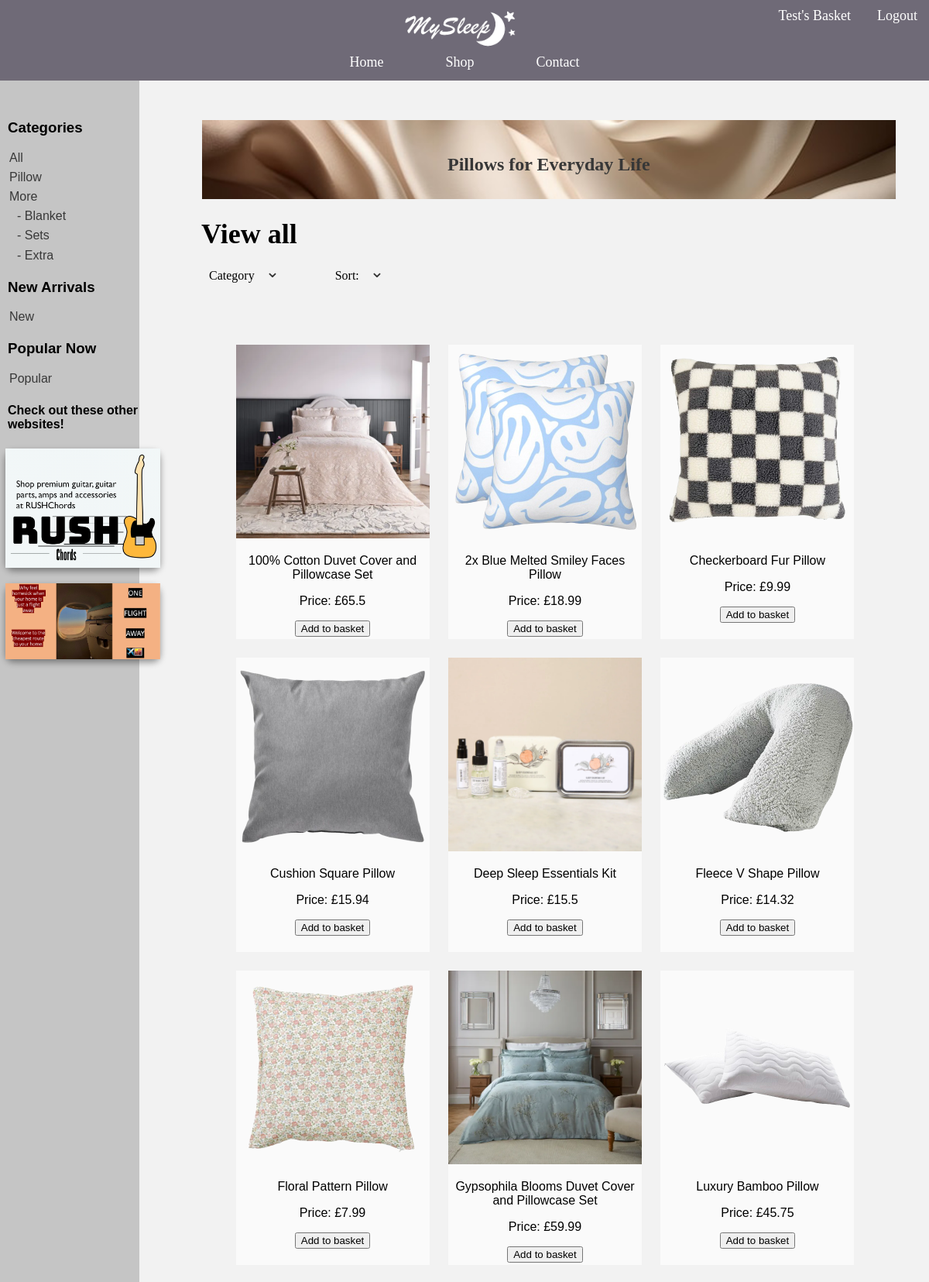
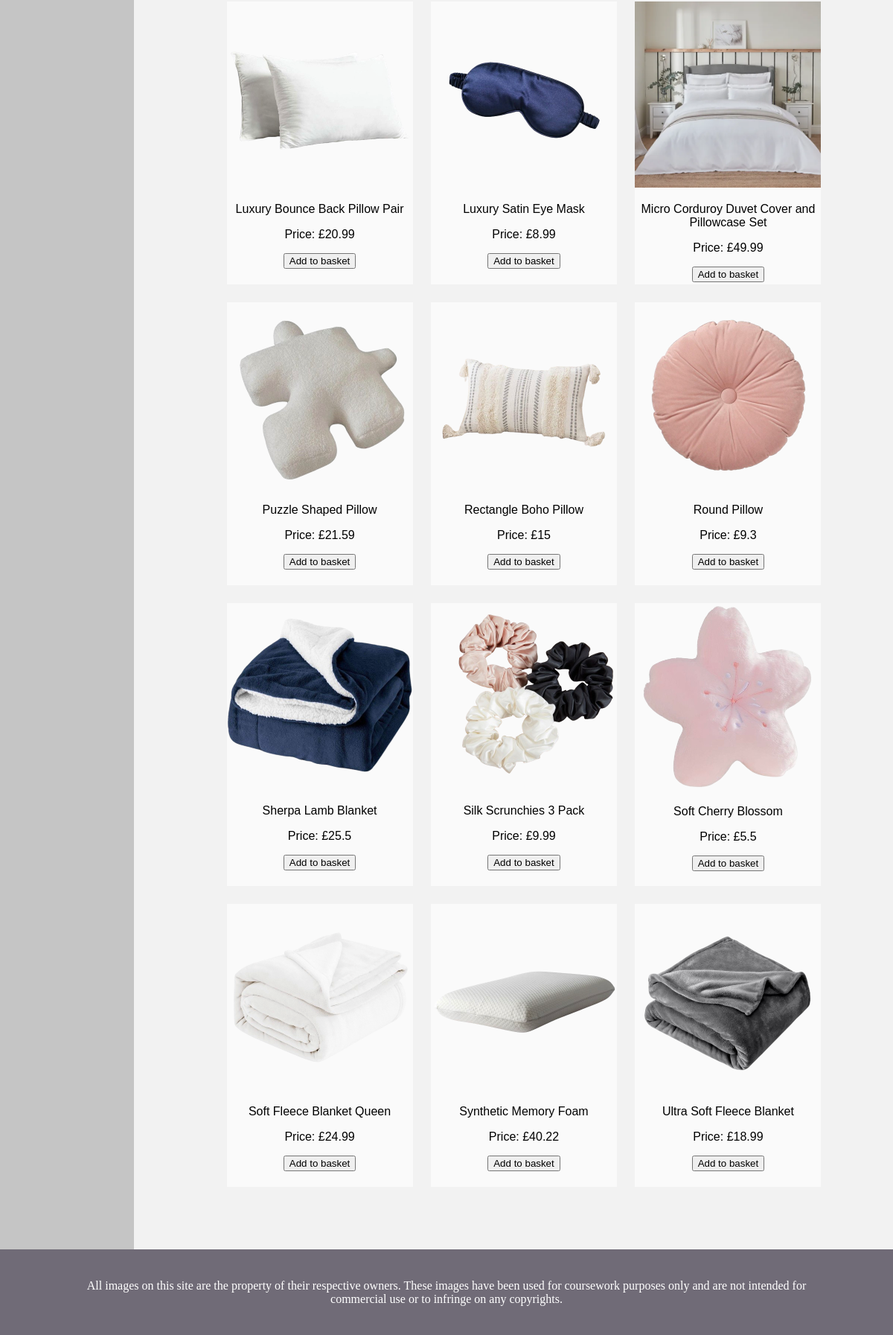
The page /All (signed in) on the database its author committed (2 pictures, top to bottom).
### website.py (models this page shows, shortened)
class User(UserMixin, db.Model):
    __tablename__ = 'users'
    user_id = db.Column(db.Integer, primary_key = True, autoincrement = True)
    username = db.Column(db.String(16), index = True, unique = True)
    password_hash = db.Column(db.String(64))
    student = db.Column(db.Boolean)
    basket = db.relationship('Item', secondary = 'user_basket_link', backref = db.backref('assigned_users', lazy = 'dynamic'))
    def get_id(self):
        return str(self.user_id)

class Item(db.Model): #shows logical structure of database
    id = db.Column(db.Integer(), primary_key = True) #primary key - uniquely identifies each item in database table
    name = db.Column(db.String(length = 30), nullable = False, unique = True) #nullable - dont want it to be null/empty
    price = db.Column(db.Integer(), nullable = False)
    env_impact = db.Column(db.String(), nullable = False)
    description = db.Column(db.String(length = 1000), nullable = False, unique = True)
    image = db.Column(db.String(length = 1000), nullable = False)
    quantity = db.Column(db.Integer(), nullable = False)

### website.py (the view)
@app.route('/All', methods=['GET', 'POST']) # get data | send data to server
def All():
    user = db.session.query(User).filter_by(user_id = current_user.get_id()).first()
    category = request.args.get('category', 'all')
    sort_order = request.args.get('order', 'name')
    category_form = CategoryForm()
    form = Sort() # for sorting
    category_form.process(category=category)
    form.process(order=sort_order)
    if sort_order == 'price':
        order = Item.price
    elif sort_order == 'environmental impact':
        order = Item.env_impact
    else:
        order = Item.name  # default in name order
    if category == 'more' :
        products = Item.query.filter(Item.id.in_([13, 14, 15, 16, 17, 18, 19, 20, 21])).order_by(order).all()
    elif category == 'pillow':
        products = Item.query.filter(Item.id.in_([1, 2, 3, 4, 5, 6, 7, 8, 9, 10, 11, 12])).order_by(order).all()
    elif category == 'blanket':
        products = Item.query.filter(Item.id.in_([13, 14, 15])).order_by(order).all()
    elif category == 'sets':
        products = Item.query.filter(Item.id.in_([16, 17, 18])).order_by(order).all()
    elif category == 'extra':
        products = Item.query.filter(Item.id.in_([19, 20, 21])).order_by(order).all()
    elif category == 'new':
        products = Item.query.filter(Item.id.in_([7, 8, 9])).order_by(order).all()
    elif category == 'popular':
        products = Item.query.filter(Item.id.in_([10, 11, 12])).order_by(order).all()
    else:
        products = Item.query.order_by(order).all()
    return render_template('All.html', form=form, products=products, category_form=category_form, category = category, user=user)

### website.py
class CategoryForm(FlaskForm):
    category = SelectField('Category', choices = [('all', 'All'), ('pillow', 'Pillow'), ('more', 'More'),  ('blanket', 'Blanket'),
        ('sets', 'Sets'),  ('extra', 'Extra'),  ('new', 'New'),  ('popular', 'Popular')])

class Sort(FlaskForm): #create web forms
    order = SelectField('Sort', choices = [('name', 'Name'), ('price', 'Price'), ('environmental impact', 'Environmental impact')])

### website.py (called while the page is built)
@lm.user_loader
def load_user(user_id):
    return User.query.get(int(user_id))

### templates/All.html (shortened to what this page needs)
{% extends "bootstrap/base.html" %}
{% import "bootstrap/wtf.html" as wtf %}
    {% block head %}
    <head>
        <link rel="stylesheet" type="text/css" href="{{ url_for('static',filename='styles.css') }}">
    </head>
    {% endblock %}
    {% block content %}
    <body>
        <nav id="nav">
            <ul>
                <div class="nav-top">
                    <li class="nav-logo">
                        <a href="{{ url_for('Home') }}">
                            <img id="logo" src="{{ url_for('static', filename='images/Logo.png') }}" alt="Logo">
                        </a>
                    </li>
                    <li class="nav-personal">
                        <a href="{{ url_for('cart') }}">{{user.username}}'s Basket</a>
                        <a href="{{ url_for('logout') }}">Logout</a>
                    </li>
                </div>
                <div class="nav-container">
                    <li class="nav-list"><a href="{{ url_for('Home') }}">Home</a></li>
                    <li class="nav-list"><a href="{{ url_for('All') }}">Shop</a></li>
                    <li class="nav-list"><a href="{{ url_for('contact') }}">Contact</a></li>
                </div>
            </ul>
        </nav>
        <div class="all-box">
            <div class="all-form">
                <h3 class="all-form-categories">Categories</h3>
                {% for value, label in category_form.category.choices[:3] %}
                <a href="{{ url_for('All', category=value) }}">
                    <option class="all-form-option">{{ label }}</option>
                </a>
                {% endfor %}
                {% for value, label in category_form.category.choices[3:6] %}
                <a href="{{ url_for('All', category=value) }}">
                    <option class="all-form-categories-label">- {{ label }}</option>
                </a>
                {% endfor %}
                <h3 class="all-form-header">New Arrivals</h3>
                {% for value, label in category_form.category.choices[6::7] %}
                <a href="{{ url_for('All', category=value) }}">
                    <option class="all-form-option">{{ label }}</option>
                </a>
                {% endfor %}
                <h3 class="all-form-header">Popular Now</h3>
                {% for value, label in category_form.category.choices[7:] %}
                <a href="{{ url_for('All', category=value) }}">
                    <option class="all-form-option">{{ label }}</option>
                </a>
                {% endfor %}
                <h4 class="all-form-header">Check out these other websites!</h4>
                <div class="all-ad">
                    <img src="{{ url_for('static', filename= 'images/advert1.png') }}">
                </div>
                <div class="all-ad">
                    <img src="{{ url_for('static', filename= 'images/advert2.png') }}">
                </div>
            </div>
            <div class="all-container">
                <div class="all-container-banner">
                    <img src="{{ url_for('static', filename= 'images/banner.png') }}">
                    <div>
                        <h2>Pillows for Everyday Life</h2>
                    </div>
                </div>
                <h1>View {{category}}</h1>
                <div class="all-container-form">
                    <form method="GET" action="{{ url_for('All') }}">
                        {{ category_form.category.label }}
                        <div class="all-container-dropdown">
                            {{ category_form.category(onchange="this.form.submit();", class="all-container-dropdown-select" ) }}
                        </div>
                    </form>
                    <form method="GET" action="{{ url_for('All') }}">
                        {{ form.order.label }}:
                        <div class="all-container-dropdown">
                            {{ form.order(onchange="this.form.submit();", class="all-container-dropdown-select") }}
                        </div>
                    </form>
                </div>
                <div class="all-products">
                    {% for item in products %}
                    <a href="{{ url_for('Product', item_id=item.id) }}" class="all-products-link">
                        <div class="all-products-container">
                            <img src="{{ url_for('static', filename=item.image) }}" alt="{{ item.name }} Image">
                            <p>{{ item.name }}</p>
                            <p>Price: £{{ item.price }}</p>
                            <td>
                                <form action="{{ url_for('add_to_basket', item_id=item.id) }}" method="POST">
                                    <button type="submit" class="btn btn-outline btn-success">Add to basket</button>
                                </form>
                            </td>
                        </div>
                    </a>
                    {% endfor %}
                </div>
            </div>
        </div>
    </body>
    <footer class="footer">
        <p> All images on this site are the property of their respective owners. These images have been used for coursework purposes only and are not intended for commercial use or to infringe on any copyrights.</p>
    </footer>
    {% endblock %}

### static/styles.css (style rules this page uses)
body { background-color: rgb(242, 242, 242); margin: 0; padding: 0; }
#nav { position: fixed; top: 0; left: 0; right: 0; z-index: 1000; background-color: rgb(112, 107, 119, 0.8); color: #ffffff; padding: 10px 0; }
#nav ul { list-style: none; padding: 0; margin: 0; width: 100%; display: flex; flex-direction: column; align-items: center; }
.nav-top { display: flex; align-items: center; width: 100%; }
.nav-logo { list-style-type: none; flex: 1; display: flex; justify-content: center; margin-right: -200px; }
#logo { width: 150px; }
.nav-personal { list-style-type: none; position: relative; margin-left: auto; top: -20px; }
.nav-personal a { text-decoration: none; color: white; font-size: 18px; padding: 10px 15px; }
.nav-container { display: flex; gap: 20px; }
.nav-list { margin: 0 30px; }
.nav-list a { text-decoration: none; color: white; font-size: 18px; }
.footer { background-color: rgb(112, 107, 119); width: 100%; height: 115px; display: flex; justify-content: center; align-items: center; }
.footer p { color: white; text-decoration: none; font-size: 16px; text-align: center; margin: 0px 100px; }
.all-box { display: flex; }
.all-form { background-color: rgb(197, 197, 197); width: 15%; font-family: 'Gill Sans', 'Gill Sans MT', Calibri, 'Trebuchet MS', sans-serif; }
.all-form-categories { margin-left: 10px; margin-top: 50px; }
.all-form a { text-decoration: none; }
.all-form-option { margin-left: 10px; color: rgb(56, 56, 56); margin-top:5px; }
.all-form-categories-label { margin-left: 20px; color: rgb(56, 56, 56); margin-top: 5px; }
.all-form-header { margin-left: 10px; }
.all-ad { width: 10%; display: flex; justify-content: center; text-align: center; box-shadow: 0 4px 8px rgba(0, 0, 0, 0.4); border-radius: 10px; margin-top: 20px; min-width: 200px; margin-left: 7px; }
.all-ad img { width: 100%; }
.all-container { width: 85%; }
.all-container-banner { margin-left: 80px; margin-top: 50px; display: flex; justify-content: center; text-align: center; position: relative; width: 88% }
.all-container-banner img { width: 100%; display: block; }
.all-container-banner div { margin-top: 25px; position: absolute; }
.all-container-banner h2 { color: rgb(55, 55, 55); }
.all-container h1 { margin-left: 80px; font-size: 3vw; }
.all-container-form { margin-left: 90px; display: flex; }
.all-container-dropdown { position: relative; display: inline-block; }
.all-container-dropdown::before { content: '⌄'; position: absolute; top: -50%; left: 10px; pointer-events: none; font-size: 22px; color: #333; }
.all-container-dropdown-select { border: none; background-color: rgb(242, 242, 242); width: 100px; color: transparent; }
.all-products { text-align: center; margin: 20px 0 0 75px; padding: 60px 0; width: 90%; font-family: 'Gill Sans', 'Gill Sans MT', Calibri, 'Trebuchet MS', sans-serif; }
.all-products-link { text-decoration: none; color: inherit; }
.all-products-container { display: inline-block; width: 250px; height: 370px; margin: 0px 20px 20px 0px; overflow: hidden; background-color: rgb(250, 250, 250); padding-bottom: 10px; }
.all-products-container img { width: 100%; }

### rows shown on the page
User: username "Test"
Item: image (picture), name "100% Cotton Duvet Cover and Pillowcase Set", price "65.5"
Item: image (picture), name "2x Blue Melted Smiley Faces Pillow", price "18.99"
Item: image (picture), name "Checkerboard Fur Pillow", price "9.99"
Item: image (picture), name "Cushion Square Pillow", price "15.94"
Item: image (picture), name "Deep Sleep Essentials Kit", price "15.5"
Item: image (picture), name "Fleece V Shape Pillow", price "14.32"
Item: image (picture), name "Floral Pattern Pillow", price "7.99"
Item: image (picture), name "Gypsophila Blooms Duvet Cover and Pillowcase Set", price "59.99"
Item: image (picture), name "Luxury Bamboo Pillow", price "45.75"
Item: image (picture), name "Luxury Bounce Back Pillow Pair", price "20.99"
Item: image (picture), name "Luxury Satin Eye Mask", price "8.99"
Item: image (picture), name "Micro Corduroy Duvet Cover and Pillowcase Set", price "49.99"
Item: image (picture), name "Puzzle Shaped Pillow", price "21.59"
Item: image (picture), name "Rectangle Boho Pillow", price "15"
Item: image (picture), name "Round Pillow", price "9.3"
Item: image (placeholder picture), name "Sherpa Lamb Blanket", price "25.5"
Item: image (picture), name "Silk Scrunchies 3 Pack", price "9.99"
Item: image (picture), name "Soft Cherry Blossom", price "5.5"
Item: image (placeholder picture), name "Soft Fleece Blanket Queen", price "24.99"
Item: image (picture), name "Synthetic Memory Foam", price "40.22"
Item: image (placeholder picture), name "Ultra Soft Fleece Blanket", price "18.99"

### other values the page prints
{{ category }} "all"
{{ category_form.category.label }} "Category"
